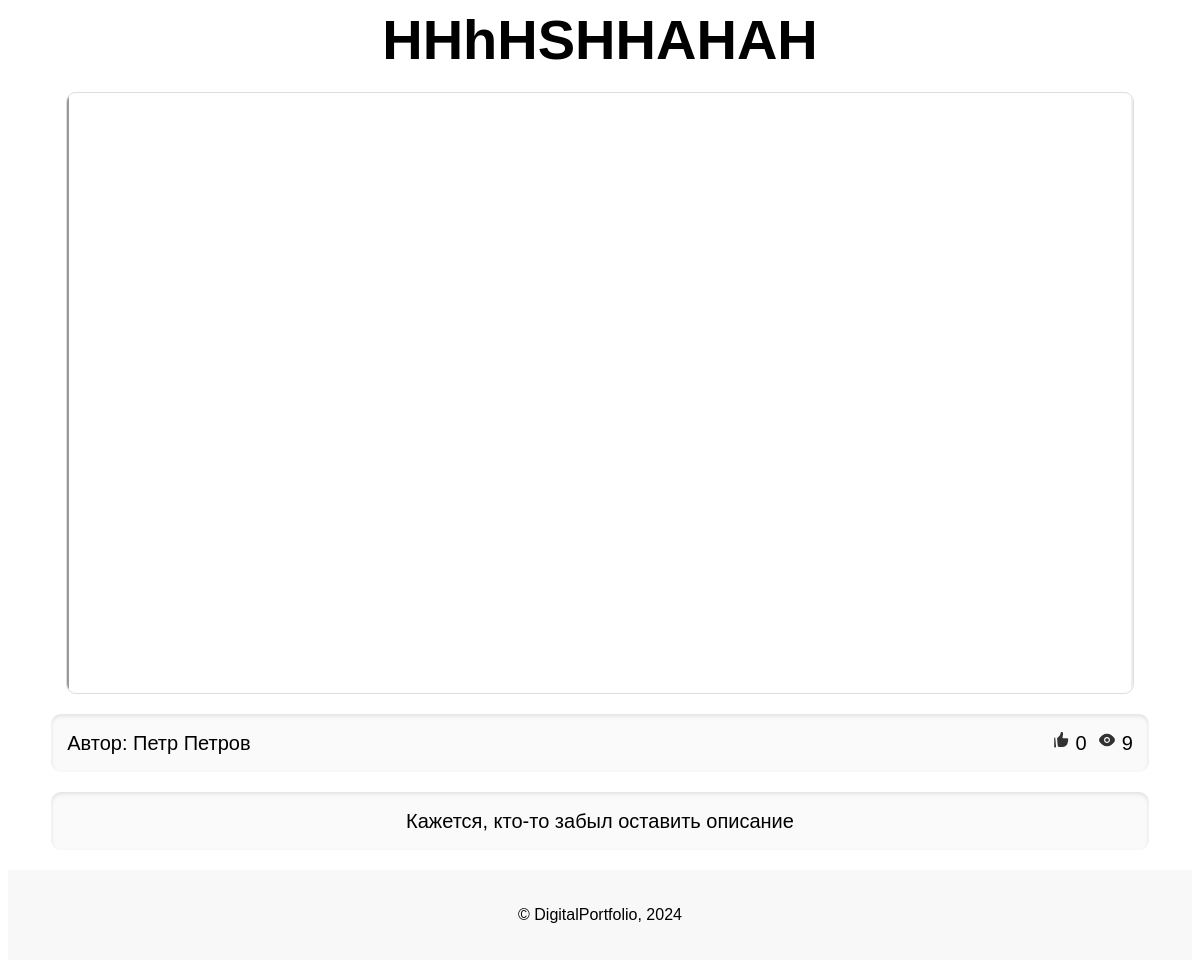
The page /achievements/24/ on the database as committed earlier.
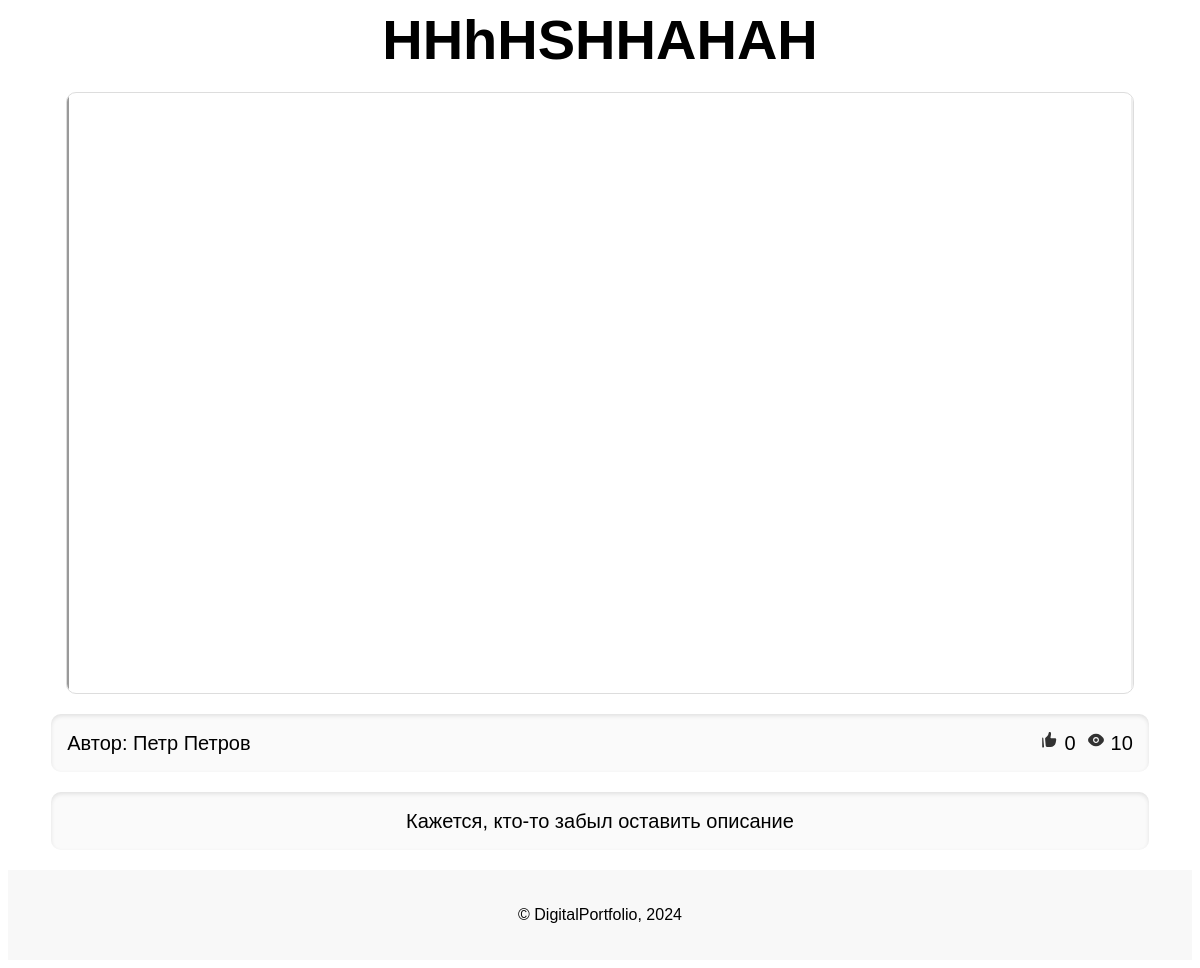
The same page on the database as committed later.
### main/models.py (models this page shows, shortened)
class Achievements(models.Model):
    title = models.CharField(max_length=50)
    preview = models.ImageField(
        null=True,
        validators=[
            FileExtensionValidator(allowed_extensions=['jpg', 'jpeg', 'png']),
        ]
    )
    file = models.FileField(
        validators=[
            FileExtensionValidator(allowed_extensions=['jpg', 'jpeg', 'png', 'pdf', 'ogg', 'mp3']),
        ]
    )
    pub_date = models.DateTimeField(auto_now_add=True)
    description = models.CharField(max_length=500, null=True)
    likes = models.IntegerField(default=0)
    views = models.IntegerField(default=0)
    liked_by = models.ManyToManyField(User, related_name='liked_achievements', blank=True)
    author = models.ForeignKey(
        User,
        on_delete=models.CASCADE,
        null=True,
    )
    objects = models.Manager()
    def formatted_likes(self):
        return format_number_with_suffix(self.likes)
    def formatted_views(self):
        return format_number_with_suffix(self.views)
    class Meta:
        verbose_name = 'Achievement'
        verbose_name_plural = 'Achievements'

### main/views.py (the view)
# urls.py: path('achievements/<int:pk>/', achievement_detail, name='achievement-detail'),
def achievement_detail(request, pk):
    achievement = Achievements.objects.get(pk=pk)
    return render(request, 'main/achievement.html', {'achievement': achievement})

### main/models.py (called while the page is built)
def format_number_with_suffix(value):
    if value >= 1000:
        return f"{value // 1000}k"
    else:
        return str(value)

### main/templatetags/custom_filters.py (called while the page is built)
@register.filter(name='file_ext')
def file_ext(url, ext):
    return url.lower().endswith(ext)

### main/templates/main/achievement.html (shortened to what this page needs)
{% load static custom_filters %}
<!DOCTYPE html>
<html lang="en">
<head>
    <link rel="stylesheet" href="{% static 'main/css/achievement.css' %}">
</head>
<body>
<main>
    <h1>{{ achievement.title }}</h1>
    <div class="file">
        {% if achievement.file.url|file_ext:".pdf" %}
            <iframe src="{{ achievement.file.url }}">
                Ваш браузер не поддерживает встроенные PDF файлы. Вы можете <a href="{{ achievement.file.url }}">скачать
                файл</a>.
            </iframe>
        {% elif achievement.file.url|file_ext:".jpg" or achievement.file.url|file_ext:".jpeg" or achievement.file.url|file_ext:".png" %}
            <img src="{{ achievement.file.url }}" alt="Image">
        {% endif %}
    </div>
    <div class="information">
        <div class="author">
            Автор: {{ achievement.author.first_name }} {{ achievement.author.last_name }}
        </div>
        <div class="statistic">
            <p class="likes">
                <img src="{% static 'main/img/Like.svg' %}" width="19" height="19">
                <span class="likes-count">{{ achievement.formatted_likes }}</span>
            </p>
            <p class="views">
                <img src="{% static 'main/img/Eye.svg' %}" width="20" height="20">
                {{ achievement.formatted_views }}
            </p>
        </div>
    </div>
    <div class="description">
        {% if achievement.description %}
            {{ achievement.description }}
        {% else %}
            Кажется, кто-то забыл оставить описание
        {% endif %}
    </div>
</main>
<footer>
    <div class="footer-content">
        <p>© DigitalPortfolio, 2024</p>
    </div>
</footer>
</body>
</html>

Rows that differ between the two databases and show on the page:
changed Achievements "HHhHSHHAHAH": formatted_views "9" → "10"
